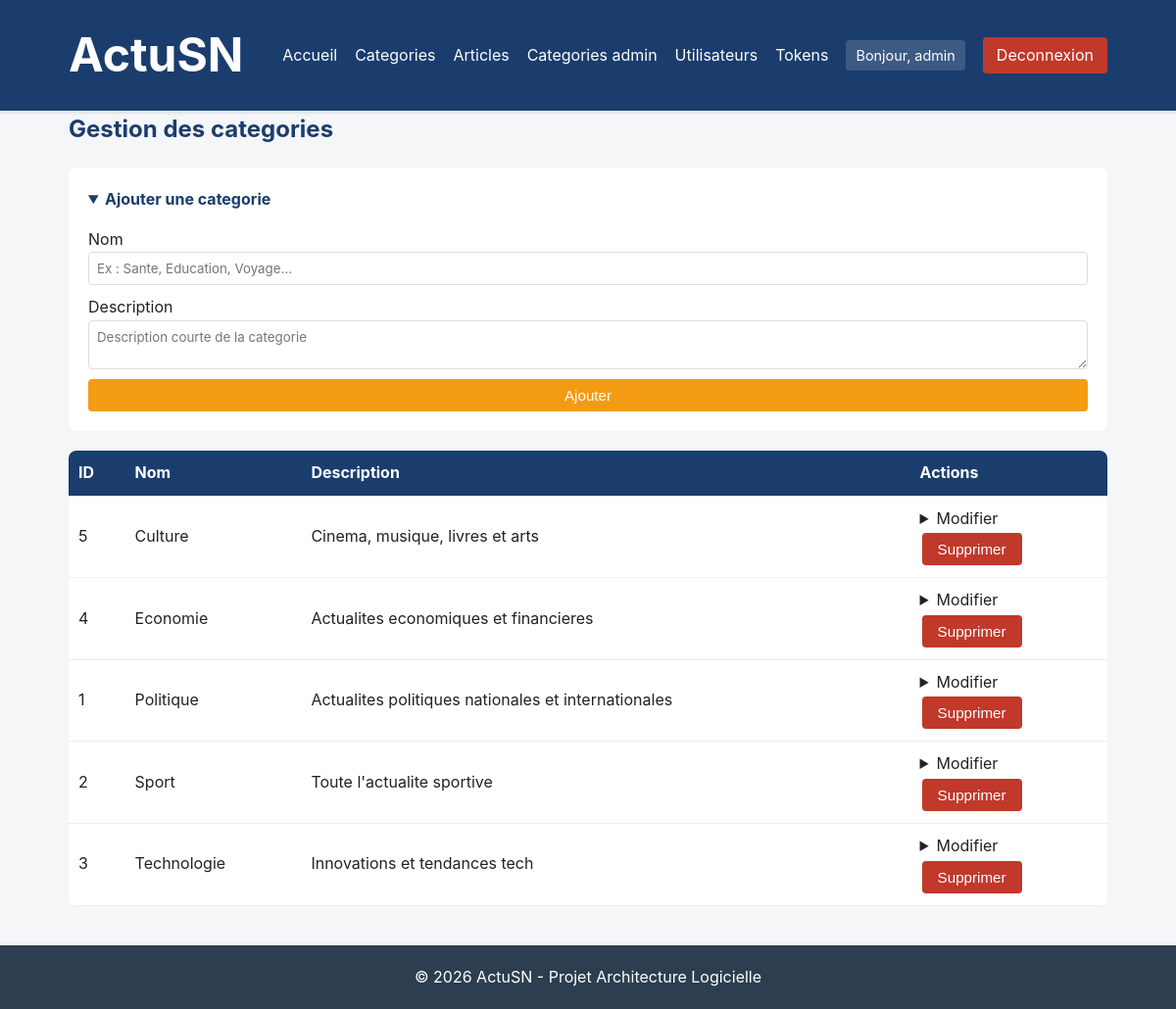
The app's page /Projet_architecture_logicielle_diop/site-web/public/admin/categories (signed in) with its own data.
### tables this page shows
CREATE TABLE categories (
    id          INT AUTO_INCREMENT PRIMARY KEY,
    nom         VARCHAR(100) NOT NULL UNIQUE,
    description TEXT,
    created_at  DATETIME DEFAULT CURRENT_TIMESTAMP
);

### src/Core/Controller.php (called while the page is built, shortened)
<?php
abstract class Controller
{
    protected function render(string $view, array $data = [], string $layout = 'main'): void
    {
        extract($data);
        require __DIR__ . '/../Views/' . $view . '.php';
    }
}

### src/Controllers/CategorieController.php (called while the page is built, shortened)
<?php
class CategorieController extends Controller
{
    public function manage(): void
    {
        $categories = Categorie::all();
        $this->render('admin/categories', compact('categories'));
    }
}

### public/index.php (called while the page is built, shortened)
<?php
require __DIR__ . '/../src/Core/autoload.php';
$router = new Router();
$router->get('/',                  [HomeController::class,      'index']);
$router->get('/article/{id}',      [ArticleController::class,   'show']);
$router->get('/categorie/{id}',    [ArticleController::class,   'byCategorie']);
$router->get('/login',             [AuthController::class,      'showLogin']);
$router->post('/login',            [AuthController::class,      'login']);
$router->get('/logout',            [AuthController::class,      'logout']);
$router->get('/admin/articles',                 [ArticleController::class, 'manage']);
$router->post('/admin/articles',                [ArticleController::class, 'store']);
$router->post('/admin/articles/{id}/update',    [ArticleController::class, 'update']);
$router->post('/admin/articles/{id}/delete',    [ArticleController::class, 'delete']);
$router->get('/admin/categories',               [CategorieController::class, 'manage']);
$router->post('/admin/categories',              [CategorieController::class, 'store']);
$router->post('/admin/categories/{id}/update',  [CategorieController::class, 'update']);
$router->post('/admin/categories/{id}/delete',  [CategorieController::class, 'delete']);
$router->get('/admin/users',                    [UserController::class, 'manage']);
$router->post('/admin/users',                   [UserController::class, 'store']);
$router->post('/admin/users/{id}/update',       [UserController::class, 'update']);
$router->post('/admin/users/{id}/delete',       [UserController::class, 'delete']);
$router->get('/admin/tokens',                   [TokenController::class, 'manage']);
$router->post('/admin/tokens',                  [TokenController::class, 'generate']);
$router->post('/admin/tokens/{id}/delete',      [TokenController::class, 'delete']);
$router->dispatch($_SERVER['REQUEST_METHOD'], $_SERVER['REQUEST_URI']);

### src/Core/autoload.php (called while the page is built, shortened)
<?php
spl_autoload_register(function (string $class) {
    $prefix = 'App\\';
    $baseDir = __DIR__ . '/../';
    $relative = substr($class, strlen($prefix));
    $file = $baseDir . str_replace('\\', '/', $relative) . '.php';
});

### src/Core/Database.php (called while the page is built, shortened)
<?php
class Database
{
    private static ?PDO $instance = null;
    public static function getConnection(): PDO
    {
        if (self::$instance === null) {
            $dsn = 'mysql:host=' . DB_HOST . ';dbname=' . DB_NAME . ';charset=' . DB_CHARSET;
            try {
                self::$instance = new PDO($dsn, DB_USER, DB_PASS, [
                    PDO::ATTR_ERRMODE            => PDO::ERRMODE_EXCEPTION,
                    PDO::ATTR_DEFAULT_FETCH_MODE => PDO::FETCH_ASSOC,
                    PDO::ATTR_EMULATE_PREPARES   => false,
                ]);
            } catch (PDOException $e) {
                die('Erreur de connexion : ' . $e->getMessage());
            }
        }
        return self::$instance;
    }
}

### src/Models/Categorie.php (called while the page is built, shortened)
<?php
class Categorie
{
    public static function all(): array
    {
        return Database::getConnection()
            ->query('SELECT * FROM categories ORDER BY nom')
            ->fetchAll();
    }
}

### src/Views/admin/categories.php (the view, shortened to what this page needs)
<h2>Gestion des categories</h2>
<details class="admin-form" open>
    <summary>Ajouter une categorie</summary>
    <form method="post" action="<?= BASE_URL ?>/admin/categories">
        <label>Nom <input type="text" name="nom" placeholder="Ex : Sante, Education, Voyage..." required></label>
        <label>Description <textarea name="description" placeholder="Description courte de la categorie"></textarea></label>
        <button type="submit" class="btn btn-primary">Ajouter</button>
    </form>
</details>
<table class="admin-table">
    <thead><tr><th>ID</th><th>Nom</th><th>Description</th><th>Actions</th></tr></thead>
    <tbody>
        <?php foreach ($categories as $c): ?>
            <tr>
                <td><?= $c['id'] ?></td>
                <td><?= htmlspecialchars($c['nom']) ?></td>
                <td><?= htmlspecialchars($c['description']) ?></td>
                <td>
                    <details>
                        <summary>Modifier</summary>
                    </details>
                    <form method="post" action="<?= BASE_URL ?>/admin/categories/<?= $c['id'] ?>/delete"
                          onsubmit="return confirm('Supprimer cette categorie ?')">
                        <button class="btn btn-danger">Supprimer</button>
                    </form>
                </td>
            </tr>
        <?php endforeach; ?>
    </tbody>
</table>

### src/Core/Router.php (shortened to what this page needs)
<?php
class Router
{
    private array $routes = [];
    public function add(string $method, string $path, array $handler): void
    {
        $this->routes[] = [
            'method'  => strtoupper($method),
            'path'    => $path,
            'handler' => $handler,
        ];
    }
    public function dispatch(string $method, string $uri): void
    {
        $uri = parse_url($uri, PHP_URL_PATH) ?? '/';
        $base = parse_url(BASE_URL, PHP_URL_PATH) ?? '';
        if ($base && str_starts_with($uri, $base)) {
            $uri = substr($uri, strlen($base));
        }
        foreach ($this->routes as $route) {
            if ($route['method'] !== strtoupper($method)) { continue; }
            $pattern = '#^' . preg_replace('#\{([\w]+)\}#', '(?P<$1>[^/]+)', $route['path']) . '$#';
            if (preg_match($pattern, $uri, $matches)) {
                $params = array_filter($matches, 'is_string', ARRAY_FILTER_USE_KEY);
                [$class, $action] = $route['handler'];
                (new $class())->{$action}(...array_values($params));
                return;
            }
        }
    }
}

### public/assets/css/style.css (style rules this page uses)
* { box-sizing: border-box; margin: 0; padding: 0; }
body { font-family: -apple-system, BlinkMacSystemFont, "Segoe UI", Roboto, sans-serif; background: #f4f6f8; color: #222; line-height: 1.6; }
h2 { margin-bottom: 20px; color: #1a3d6d; }
.btn { display: inline-block; padding: 8px 16px; background: #1a3d6d; color: #fff; border: none; border-radius: 4px; cursor: pointer; text-decoration: none; font-size: .95em; }
.btn-primary { background: #f39c12; }
.btn-danger { background: #c0392b; }
.admin-form { background: #fff; padding: 20px; border-radius: 8px; margin-bottom: 20px; }
.admin-form summary { cursor: pointer; font-weight: bold; color: #1a3d6d; }
.admin-form form { display: grid; gap: 10px; margin-top: 15px; }
.admin-form label { display: flex; flex-direction: column; }
.admin-form input, .admin-form textarea, .admin-form select { padding: 8px; border: 1px solid #ddd; border-radius: 4px; font-family: inherit; }
.admin-table { width: 100%; background: #fff; border-collapse: collapse; border-radius: 8px; overflow: hidden; }
.admin-table th, .admin-table td { padding: 10px; text-align: left; border-bottom: 1px solid #eee; }
.admin-table th { background: #1a3d6d; color: #fff; }
.admin-table form { display: inline-block; margin: 2px; vertical-align: top; }

### records on screen
categories: id "5", nom "Culture", description "Cinema, musique, livres et arts"
categories: id "4", nom "Economie", description "Actualites economiques et financieres"
categories: id "1", nom "Politique", description "Actualites politiques nationales et internationales"
categories: id "2", nom "Sport", description "Toute l'actualite sportive"
categories: id "3", nom "Technologie", description "Innovations et tendances tech"
